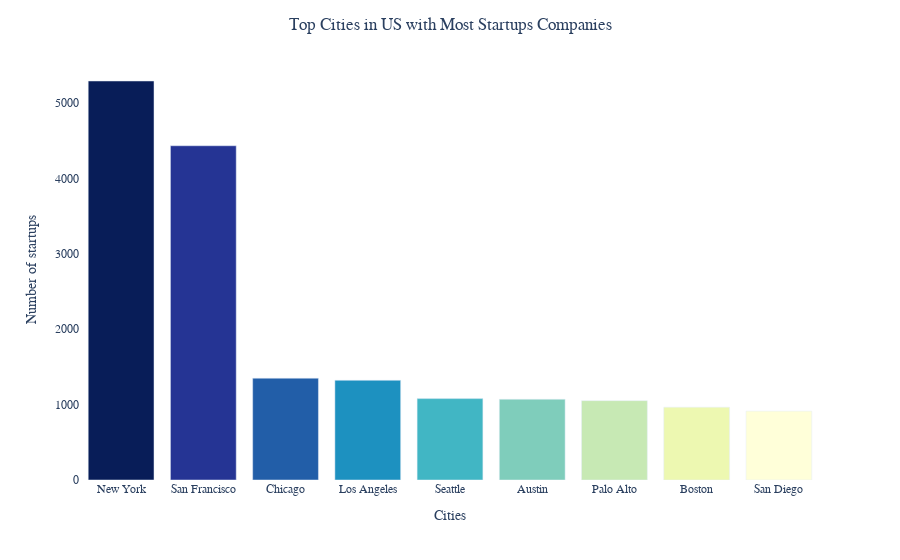

Source (notebook cell):
### Markdown cell above
It can be seen that California has a high concentration of tech, biotech and enterprise startups. On the other hand, there are few companies in these fields in New York, but there is a higher concentration of startups in ecommerce and advertising. This supports the existence of a difference between the state and the type of startups. 

In addition to the fact that the visualization is interactive and the user can investigate the state grouping, it helps to tell that there are different types of startups represented in the different states. Exactly the last reason is paramount in the rationale for including this visualization, as it helps to answer and provide an insight into what makes and matters for a startup's success - namely its surrounding competitors and sparring partners. 


We have now identified which states have the most startups and which industries they are in. In doing so, we accepted the outcome of states because of the cities located in the respective states. Therefore, we are now investigating which specific cities have the most startups, in order to be able to put it in relation to our article.

### Code cell
# count of startups in cities
city_counts = usa_offices['city'].value_counts()
df_city_counts = pd.DataFrame({'city': city_counts.index, 'count': city_counts.values})

# Only include top 9
df_city_counts =df_city_counts[0:9]


fig = px.bar(df_city_counts, x='city', y='count')
fig.update_layout(
    title='Top Cities in US with Most Startups Companies',
                font=dict(size=12),
                xaxis_title='Cities',
                yaxis_title='Number of startups', 
                plot_bgcolor='white', 
                font_family='Arial',
                title_x=0.5
  
)
fig.update_traces(marker_color=px.colors.sequential.YlGnBu[::-1], width=0.8)

fig.show()
pyo.plot(fig, filename='plot/cities2.html')

### Figure 1 — Plotly figure (JSON) as saved in the notebook; plotly's stock layout.template omitted (floating-point values rounded to 4 significant figures)
{"data": [{"alignmentgroup": "True", "hovertemplate": "city=%{x}<br>count=%{y}<extra></extra>", "legendgroup": "", "marker": {"color": ["rgb(8,29,88)", "rgb(37,52,148)", "rgb(34,94,168)", "rgb(29,145,192)", "rgb(65,182,196)", "rgb(127,205,187)", "rgb(199,233,180)", "rgb(237,248,177)", "rgb(255,255,217)"], "pattern": {"shape": ""}}, "name": "", "offsetgroup": "", "orientation": "v", "showlegend": false, "textposition": "auto", "type": "bar", "width": 0.8, "x": ["New York", "San Francisco", "Chicago", "Los Angeles", "Seattle", "Austin", "Palo Alto", "Boston", "San Diego"], "xaxis": "x", "y": [5294, 4435, 1351, 1323, 1080, 1071, 1053, 966, 914], "yaxis": "y"}], "layout": {"barmode": "relative", "font": {"family": "Arial", "size": 12}, "legend": {"tracegroupgap": 0}, "margin": {"t": 60}, "plot_bgcolor": "white", "title": {"text": "Top Cities in US with Most Startups Companies", "x": 0.5}, "xaxis": {"anchor": "y", "domain": [0, 1], "title": {"text": "Cities"}}, "yaxis": {"anchor": "x", "domain": [0, 1], "title": {"text": "Number of startups"}}}}
